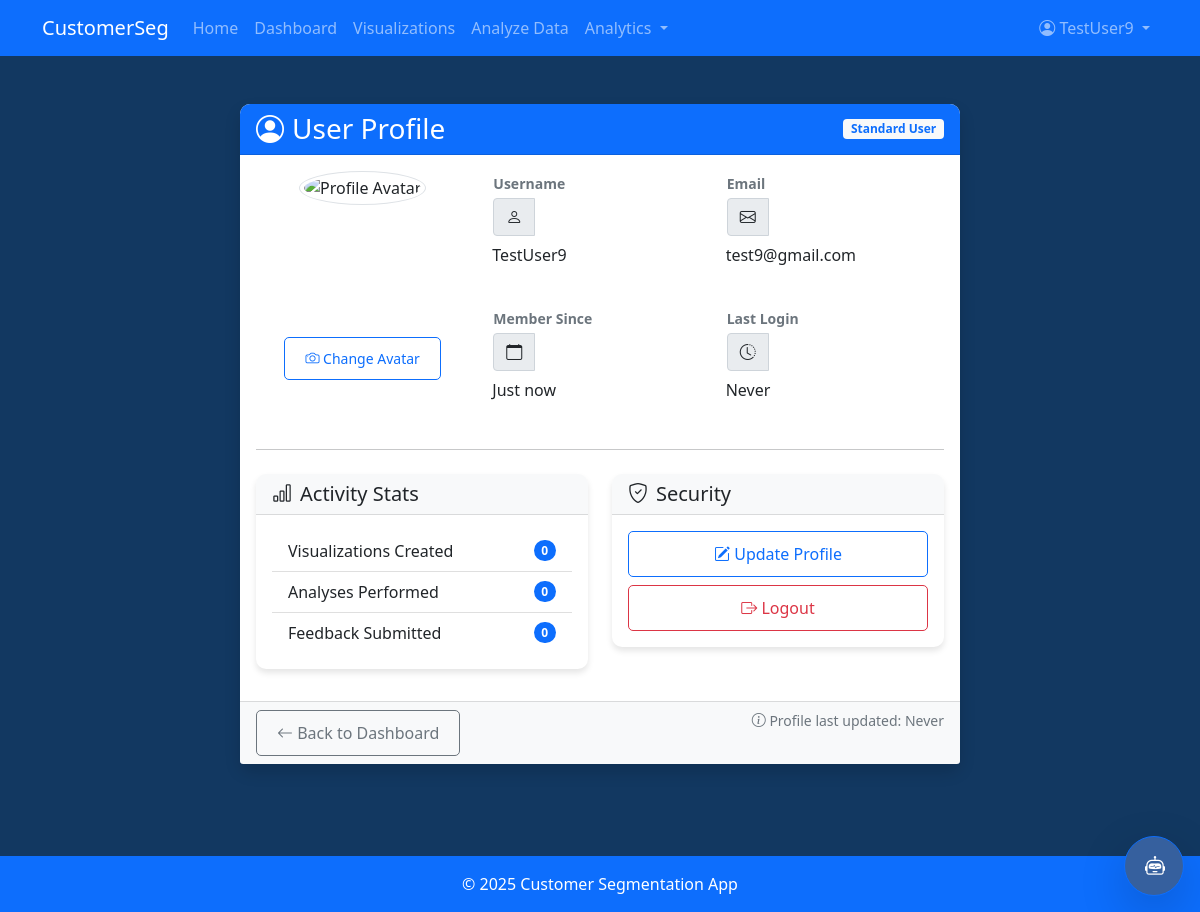
Screenshot of /profile (signed in) with the database file from the repository.
### tables this page shows
CREATE TABLE users (
            id INTEGER PRIMARY KEY AUTOINCREMENT,
            username TEXT NOT NULL UNIQUE,
            email TEXT NOT NULL UNIQUE,
            password TEXT NOT NULL
        );

### app.py (the view)
@app.route("/profile")
@login_required
def profile_page():
    user = get_user_by_username(current_user.id)
    return render_template("profile.html", user=user)

### app.py (called while the page is built)
@login_manager.user_loader
def user_loader(username):
    users = load_users()
    user_data = users.get(username)
    if user_data:
        user_data['username'] = username  # Add username to the data
        return User(user_data)
    return None

def get_db_connection():
    conn = None
    try:
        conn = sqlite3.connect('database.db')
        conn.row_factory = sqlite3.Row  # This allows accessing columns by name
        return conn
    except Error as e:
        print(f"Error connecting to database: {e}")
        raise

def load_users():
    conn = get_db_connection()
    users = conn.execute('SELECT * FROM users').fetchall()
    conn.close()
    return {user['username']: dict(user) for user in users}

def get_user_by_username(username):
    conn = get_db_connection()
    try:
        user = conn.execute('SELECT * FROM users WHERE username = ?', (username,)).fetchone()
        return dict(user) if user else None
    finally:
        conn.close()

### templates/profile.html (shortened to what this page needs)
{% extends "base.html" %}
{% block content %}
<div class="container py-4">
    <div class="row">
        <div class="col-lg-8 mx-auto">
            <div class="card shadow">
                <div class="card-header bg-primary text-white">
                    <div class="d-flex justify-content-between align-items-center">
                        <h3 class="mb-0">
                            <i class="bi bi-person-circle me-2"></i>User Profile
                        </h3>
                        <span class="badge bg-light text-primary">
                            {% if user['is_admin'] %}Admin{% else %}Standard User{% endif %}
                        </span>
                    </div>
                </div>
                <div class="card-body">
                    <div class="row mb-4">
                        <div class="col-md-4 text-center">
                            <div class="avatar-container mb-3">
                                <img src="{{ url_for('static', filename='images/default-avatar.png') }}"
                                     class="img-thumbnail rounded-circle profile-avatar"
                                     alt="Profile Avatar"
                                     id="profileAvatar">
                            </div>
                            <button class="btn btn-sm btn-outline-primary" id="changeAvatarBtn">
                                <i class="bi bi-camera"></i> Change Avatar
                            </button>
                        </div>
                        <div class="col-md-8">
                            <div class="row g-3">
                                <div class="col-md-6">
                                    <div class="mb-3">
                                        <label class="form-label text-muted small mb-1"><strong>Username</strong></label>
                                        <div class="input-group">
                                            <span class="input-group-text"><i class="bi bi-person"></i></span>
                                            <p class="form-control-plaintext">{{ user['username'] }}</p>
                                        </div>
                                    </div>
                                </div>
                                <div class="col-md-6">
                                    <div class="mb-3">
                                        <label class="form-label text-muted small mb-1"><strong>Email</strong></label>
                                        <div class="input-group">
                                            <span class="input-group-text"><i class="bi bi-envelope"></i></span>
                                            <p class="form-control-plaintext">{{ user['email'] }}</p>
                                        </div>
                                    </div>
                                </div>
                                <div class="col-md-6">
                                    <div class="mb-3">
                                        <label class="form-label text-muted small mb-1"><strong>Member Since</strong></label>
                                        <div class="input-group">
                                            <span class="input-group-text"><i class="bi bi-calendar"></i></span>
                                            <p class="form-control-plaintext">
                                                {{ user['created_at']|format_datetime if user['created_at'] else 'Just now' }}
                                            </p>
                                        </div>
                                    </div>
                                </div>
                                <div class="col-md-6">
                                    <div class="mb-3">
                                        <label class="form-label text-muted small mb-1"><strong>Last Login</strong></label>
                                        <div class="input-group">
                                            <span class="input-group-text"><i class="bi bi-clock-history"></i></span>
                                            <p class="form-control-plaintext">
                                                {{ user['last_login']|format_datetime if user['last_login'] else 'Never' }}
                                            </p>
                                        </div>
                                    </div>
                                </div>
                            </div>
                        </div>
                    </div>
                    <hr>
                    <div class="row mt-4">
                        <div class="col-md-6">
                            <div class="card mb-3">
                                <div class="card-header bg-light">
                                    <h5 class="mb-0"><i class="bi bi-bar-chart me-2"></i>Activity Stats</h5>
                                </div>
                                <div class="card-body">
                                    <ul class="list-group list-group-flush">
                                        <li class="list-group-item d-flex justify-content-between align-items-center">
                                            Visualizations Created
                                            <span class="badge bg-primary rounded-pill">{{ user['visualization_count']|default(0) }}</span>
                                        </li>
                                        <li class="list-group-item d-flex justify-content-between align-items-center">
                                            Analyses Performed
                                            <span class="badge bg-primary rounded-pill">{{ user['analysis_count']|default(0) }}</span>
                                        </li>
                                        <li class="list-group-item d-flex justify-content-between align-items-center">
                                            Feedback Submitted
                                            <span class="badge bg-primary rounded-pill">{{ user['feedback_count']|default(0) }}</span>
                                        </li>
                                    </ul>
                                </div>
                            </div>
                        </div>
                        <div class="col-md-6">
                            <div class="card">
                                <div class="card-header bg-light">
                                    <h5 class="mb-0"><i class="bi bi-shield-check me-2"></i>Security</h5>
                                </div>
                                <div class="card-body">
                                    <div class="d-grid gap-2">
                                        <a href="{{ url_for('update_profile') }}" class="btn btn-outline-primary">
                                            <i class="bi bi-pencil-square"></i> Update Profile
                                        </a>
                                        <a href="{{ url_for('logout_page') }}" class="btn btn-outline-danger">
                                            <i class="bi bi-box-arrow-right"></i> Logout
                                        </a>
                                    </div>
                                </div>
                            </div>
                        </div>
                    </div>
                </div>
                <div class="card-footer bg-light">
                    <div class="d-flex justify-content-between">
                        <a href="{{ url_for('dashboard') }}" class="btn btn-outline-secondary">
                            <i class="bi bi-arrow-left"></i> Back to Dashboard
                        </a>
                        <div class="text-muted small">
                            <i class="bi bi-info-circle"></i> Profile last updated: {{ user['updated_at']|format_datetime if user['updated_at'] else 'Never' }}
                        </div>
                    </div>
                </div>
            </div>
        </div>
    </div>
</div>
{% endblock %}

### templates/base.html (shortened to what this page needs)
<!DOCTYPE html>
<html lang="en">
<head>
    <link href="https://cdn.jsdelivr.net/npm/bootstrap@5.1.3/dist/css/bootstrap.min.css" rel="stylesheet">
    <link rel="stylesheet" href="https://cdn.jsdelivr.net/npm/bootstrap-icons@1.8.1/font/bootstrap-icons.css">
    <link rel="stylesheet" href="{{ url_for('static', filename='style.css') }}">
    <link href="https://cdn.jsdelivr.net/npm/select2@4.1.0-rc.0/dist/css/select2.min.css" rel="stylesheet" />
</head>
<body>
    <nav class="navbar navbar-expand-lg navbar-dark bg-primary">
        <div class="container">
            <a class="navbar-brand" href="{{ url_for('home_page') }}">CustomerSeg</a>
            <div class="collapse navbar-collapse" id="navbarNav">
                <ul class="navbar-nav me-auto">
                    <li class="nav-item">
                        <a class="nav-link" href="{{ url_for('home_page') }}">Home</a>
                    </li>
                    {% if current_user.is_authenticated %}
                    <li class="nav-item">
                        <a class="nav-link" href="{{ url_for('dashboard') }}">Dashboard</a>
                    </li>
                    <li class="nav-item">
                        <a class="nav-link" href="{{ url_for('visualize_data') }}">Visualizations</a>
                    </li>
                    <li class="nav-item">
                        <a class="nav-link" href="{{ url_for('analyze_data') }}">Analyze Data</a>
                    </li>
                    <li class="nav-item dropdown">
                        <a class="nav-link dropdown-toggle" href="#" id="analyticsDropdown" role="button" data-bs-toggle="dropdown">
                            Analytics
                        </a>
                    </li>
                    {% endif %}
                </ul>
                <ul class="navbar-nav">
                    {% if current_user.is_authenticated %}
                    <li class="nav-item dropdown">
                        <a class="nav-link dropdown-toggle" href="#" id="navbarDropdown" role="button" data-bs-toggle="dropdown">
                            <i class="bi bi-person-circle"></i> {{ current_user.id }}
                        </a>
                    </li>
                    {% endif %}
                </ul>
            </div>
        </div>
    </nav>
    <div class="container mt-4">
        {% block content %}{% endblock %}
    </div>
    <footer class="bg-light text-center text-lg-start mt-5">
        <div class="text-center p-3 bg-primary text-white" style="position: relative; top: 90%; bottom: 1%; width: 100%;">
            © 2025 Customer Segmentation App
        </div>
    </footer>
    <div class="position-fixed bottom-0 end-0 p-3" style="z-index: 11">
        <button type="button" class="btn btn-primary btn-lg rounded-circle shadow-lg"
                data-bs-toggle="modal" data-bs-target="#chatbotModal"
                style="width: 60px; height: 60px;">
            <i class="bi bi-robot"></i>
        </button>
    </div>
</body>
</html>

### static/style.css (style rules this page uses)
body { font-family: 'Segoe UI', Tahoma, Geneva, Verdana, sans-serif; background-color: #123861; color: #212529; }
.card { border-radius: 10px; box-shadow: 0 4px 6px rgba(0, 0, 0, 0.1); margin-bottom: 20px; border: none; }
.card-header { border-radius: 10px 10px 0 0 !important; }
.btn { padding: 10px 20px; border-radius: 5px; font-weight: 500; }
.btn-primary { background-color: #36609e; border-color: #0d6efd; }

### templates/profile.html (style rules this page uses)
.avatar-container { position: relative; width: 150px; height: 150px; margin: 0 auto; }
.profile-avatar { width: 100%; height: 100%; object-fit: cover; transition: all 0.3s ease; }

### rows the page displays
users: id "TestUser9", username "TestUser9", email "test9@gmail.com"

### other values shown
{{ user['last_login']|format_datetime if user['last_login'] else 'Never' }} "Never"
{{ user['visualization_count']|default(0) }} "0"
{{ user['analysis_count']|default(0) }} "0"
{{ user['feedback_count']|default(0) }} "0"
{{ user['updated_at']|format_datetime if user['updated_at'] else 'Never' }} "Never"
